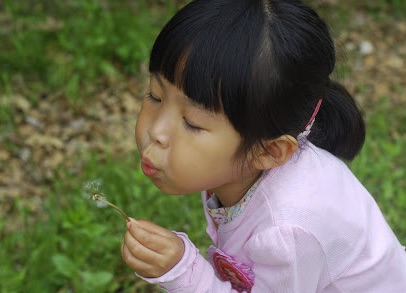
#> input picture girl.jpg, 406 x 293 px, found by its file name
$ python 0402colorspace.py
#> lines starting #> are read from the running program, lines starting #| are printed output that depends on the picture
import math

import cv2
import numpy as np

img_file = "./img/girl.jpg"  # 표시할 이미지 경로            ---①
img = cv2.imread(img_file)  # 이미지를 읽어서 img 변수에 할당 ---②
#> img is the input picture: shape (293, 406, 3); mean B, G, R 82.4, 104.7, 105.5
print(img.shape)
#| (293, 406, 3)

cv2.imshow('IMG', img)  # 읽은 이미지를 화면에 표시      --- ③
cv2.waitKey()  # 키가 입력될 때 까지 대기      --- ④
cv2.destroyAllWindows()  # 창 모두 닫기            --- ⑤

imgy = cv2.cvtColor(img, cv2.COLOR_BGR2YUV)
#> imgy: shape (293, 406, 3); mean of channels 0, 1, 2 102.4, 118.1, 130.8

y, u, v = cv2.split(imgy)
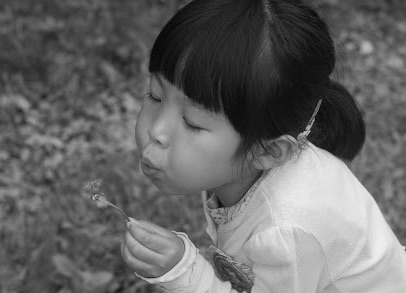
#> y: shape (293, 406); min 1, max 240, mean 102.4
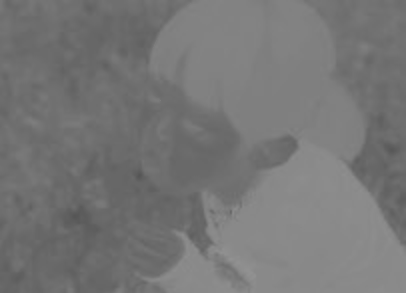
#> u: shape (293, 406); min 85, max 145, mean 118.1
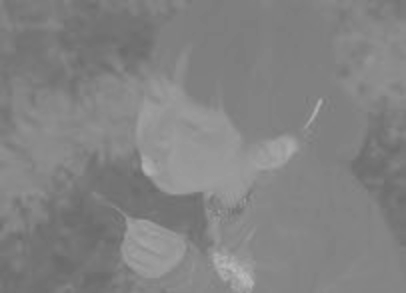
#> v: shape (293, 406); min 106, max 187, mean 130.8
cv2.imshow("IMG2", y)
cv2.waitKey()  # 키가 입력될 때 까지 대기      --- ④
cv2.destroyAllWindows()  # 창 모두 닫기

# [14 lines of commented-out code are left out]
